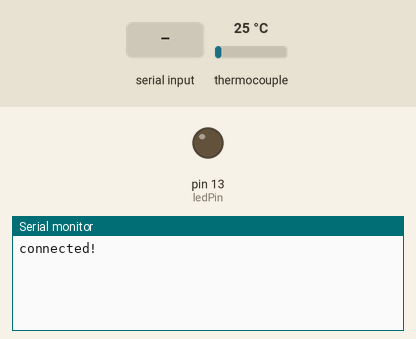
Recording of a sketch running on a simulated Arduino Uno, built with avr-gcc and run on an emulated ATmega328P. Parts: output pins drawn as LEDs (lit = HIGH), the last lines printed to the serial monitor. The test bench sets the inputs (shaded band); at power-on: thermocouple 25 °C.

Above: at 1.2 s.
1.3 s: "version?" received over the second serial link
At 1.8 s:
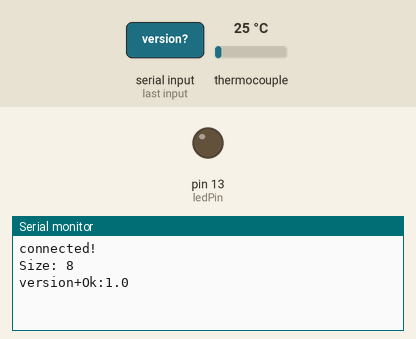
2.8 s: "ping?" received over the second serial link
At 4.0 s:
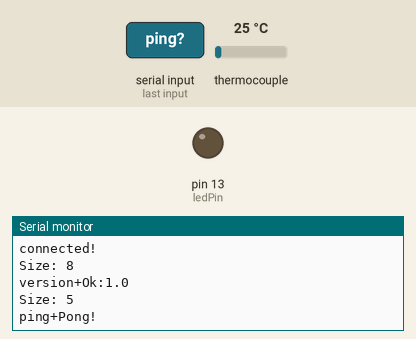
4.3 s: "temp?" received over the second serial link
At 5.3 s:
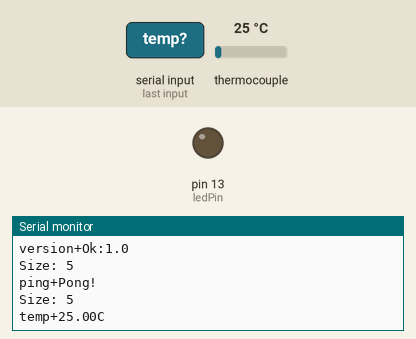

The sketch:

teste_serial.ino
```cpp
#include <max6675.h>

//Include the SoftwareSerial library
#include "SoftwareSerial.h"

//Create a new software  serial
SoftwareSerial bluetooth(2, 3); //TX, RX (Bluetooth)

const int ledPin = 13; // the pin that the LED is attached to
int incomingByte;      // a variable to read incoming serial data into

char lastCommand[200];

int idx;
int avail;

String str;

String errTooLong = "+Err:001:too long";
String errNotACommand = "+Err:002:not a command";
String okVersion = "+Ok:1.0";
String okPing = "+Pong!";
String okHelp = "+Ok\nCommands: version? | ping? | temp? | stream?\nResponse begins with + and ends with carrie return character.";

int thermoDO = 6;
int thermoCS = 5;
int thermoCLK = 4;

MAX6675 thermocouple(thermoCLK, thermoCS, thermoDO);

double lastReading = 0;

bool okCommand = true;

void setup() {
  //Initialize the software serial
  bluetooth.begin(9600);

  Serial.begin(57600);
  while (!Serial) {
    ; // wait for serial port to connect. Needed for native USB port only
  }

  Serial.println("connected!");

  // initialize the LED pin as an output:
  pinMode(ledPin, OUTPUT);
  idx = 0;
}

void loop() {
  // see if there's incoming serial data:
  avail = bluetooth.available();
  if (avail > 0) {
    Serial.print("Size: ");
    Serial.println(avail);
    // read the oldest byte in the serial buffer:
    while((incomingByte = bluetooth.read()) != -1){
      lastCommand[idx] = incomingByte;
      idx ++;
      if(idx > 190) {
        Serial.println(errTooLong);
        bluetooth.println(errTooLong);
        idx = 0;
        break;
      }
      delay(10);
    }
    lastCommand[idx] = '\0';

    Serial.write(lastCommand, idx - 1);

    if (lastCommand[idx - 1] == '?') {
      okCommand = false;
      str = String(lastCommand);
      if(str == "version?"){
        okCommand = true;
        bluetooth.println(okVersion);
        Serial.println(okVersion);
      }

      if(str  == "ping?"){
        okCommand = true;
        bluetooth.println(okPing);
        Serial.println(okPing);
      }

      if(str == "temp?"){
        okCommand = true;
        lastReading = thermocouple.readCelsius();
        bluetooth.print("+");
        bluetooth.print(lastReading);
        bluetooth.println("C");
        Serial.print("+");
        Serial.print(lastReading);
        Serial.println("C");
      }

      if(str == "stop?"){
        okCommand = true;
        bluetooth.println("+Ok");
        Serial.println("+Ok");
      }

      if(str == "stream?"){
        okCommand = true;
        while(bluetooth.available() <= 0){
          lastReading = thermocouple.readCelsius();
          bluetooth.print("+");
          bluetooth.print(lastReading);
          bluetooth.println("C");
          Serial.print("+");
          Serial.print(lastReading);
          Serial.println("C");
          delay(1000);
        }
      }

      if(str == "help?")
      {
        okCommand = true;
        bluetooth.println(okHelp);
        bluetooth.println(okHelp);
      }

      if(!okCommand){
        bluetooth.println(errNotACommand);
        Serial.println("+Err:002:not a command");
      }

      delay(100);
      lastCommand[0] = '\0';
      idx = 0;
    }
  }
}
```

Measured:
- after the input at 1.3 s, the serial monitor: prints a new line at once (image 1)
- after the input at 2.8 s, the serial monitor: prints a new line at once (image 2)
- after the input at 4.3 s, the serial monitor: prints a new line after 0.05 s (image 3)
